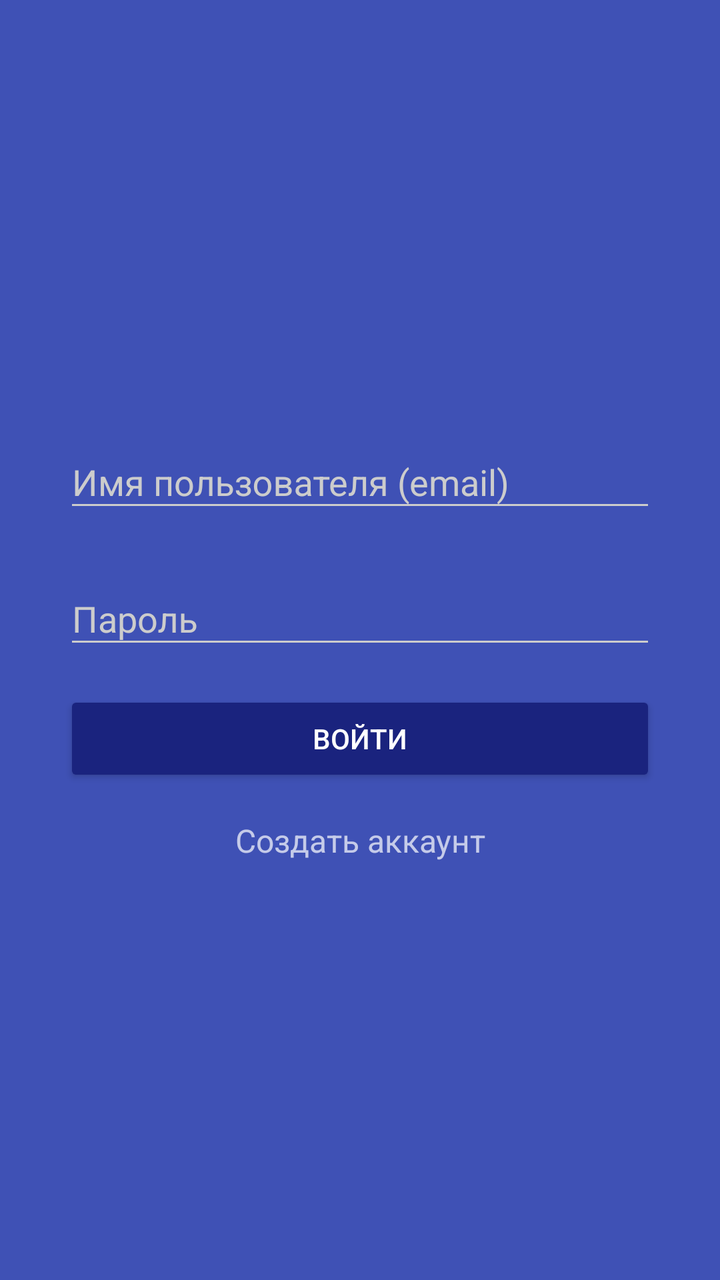
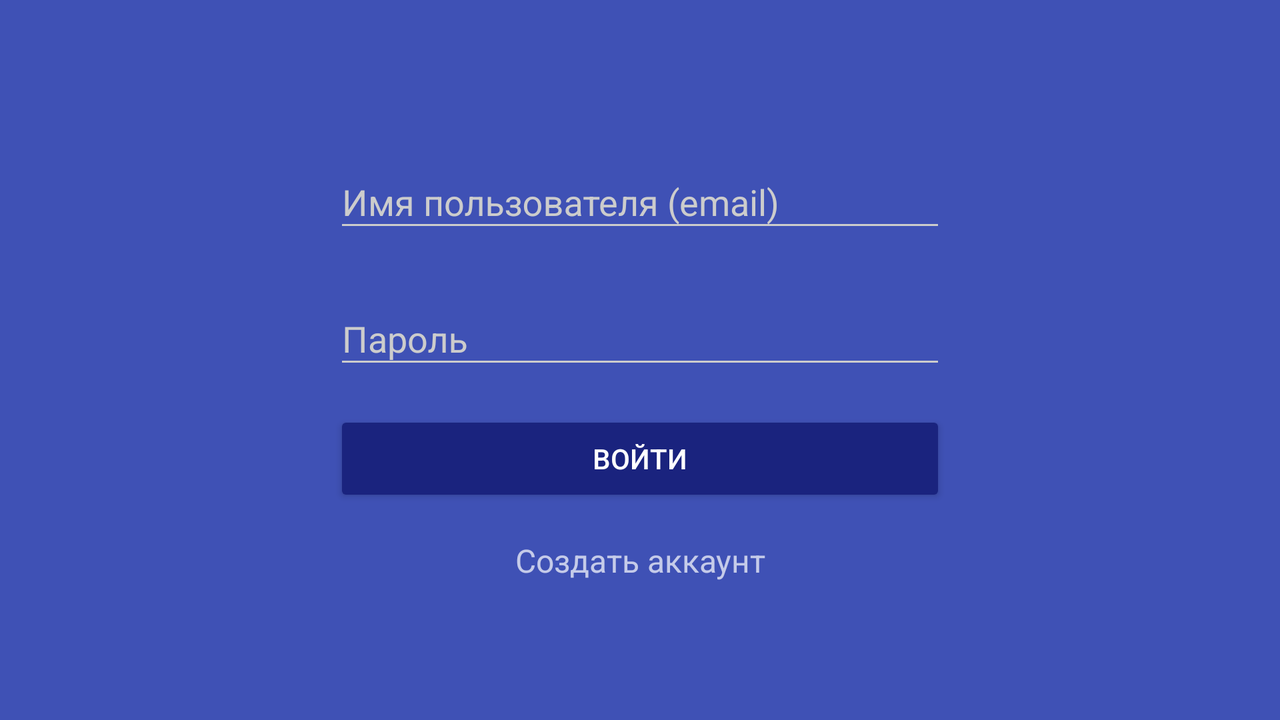

Two renders of one Android screen. The first uses the default layout on a phone; the second uses the alternative layout the repository ships for a different screen configuration, on a matching device. The two XML files are below.
<!-- AndroidManifest.xml: activity theme LoginTheme -->
<!-- res/layout/fragment_login.xml -->
<?xml version="1.0" encoding="utf-8"?>
<RelativeLayout xmlns:android="http://schemas.android.com/apk/res/android"
                android:layout_width="match_parent"
                android:fitsSystemWindows="true"
                android:layout_height="match_parent">
    <LinearLayout
        android:layout_width="match_parent"
        android:layout_height="wrap_content"
        android:layout_centerVertical="true"
        android:orientation="vertical"
        android:paddingLeft="@dimen/dimen_2x"
        android:paddingRight="@dimen/dimen_2x"
        >
        <include layout="@layout/layout_login" />
    </LinearLayout>
    <include layout="@layout/progress_bar" />
</RelativeLayout>
<!-- res/layout/layout_login.xml (included above) -->
<?xml version="1.0" encoding="utf-8"?>
<merge xmlns:android="http://schemas.android.com/apk/res/android">
    <android.support.design.widget.TextInputLayout
        android:layout_width="match_parent"
        android:layout_height="wrap_content"
        android:layout_marginBottom="@dimen/dimen_0.5x">

        <EditText
            android:id="@+id/etUsername"
            android:layout_width="match_parent"
            android:layout_height="wrap_content"
            android:hint="@string/user_login"
            android:inputType="textEmailAddress"/>

    </android.support.design.widget.TextInputLayout>

    <android.support.design.widget.TextInputLayout
        android:layout_width="match_parent"
        android:layout_height="wrap_content"
        android:layout_marginTop="@dimen/dimen_0.5x"
        >

        <EditText
            android:id="@+id/etPassword"
            android:layout_width="match_parent"
            android:layout_height="wrap_content"
            android:ems="10"
            android:hint="@string/user_password"
            android:inputType="textPassword"
            />
    </android.support.design.widget.TextInputLayout>

    
    
    
    
    
    
    

    <Button
        android:id="@+id/btnLogin"
        android:layout_width="match_parent"
        android:layout_height="wrap_content"
        android:layout_marginTop="@dimen/dimen_1x"
        android:layout_marginBottom="@dimen/dimen_1x"
        android:text="@string/btn_login"
        />
    <TextView android:id="@+id/link_signup"
              android:layout_width="fill_parent"
              android:layout_height="wrap_content"
              android:text="@string/user_create_account"
              android:gravity="center"
              android:textSize="@dimen/font_medium"/>


</merge>
<!-- res/layout/progress_bar.xml (included above) -->
<?xml version="1.0" encoding="utf-8"?>
<merge xmlns:android="http://schemas.android.com/apk/res/android">
    <ProgressBar
        android:id="@+id/progressBar"
        android:visibility="gone"
        android:layout_width="wrap_content"
        android:layout_height="wrap_content"
        android:layout_centerInParent="true"
        android:indeterminate="true"/>
</merge>
<!-- resources referenced by this layout -->
<resources>
  <dimen name="dimen_0.5x">8dp</dimen>
  <dimen name="dimen_1x">16dp</dimen>
  <dimen name="dimen_2x">32dp</dimen>
  <dimen name="font_medium">16sp</dimen>
  <string name="btn_login">Войти</string>
  <string name="user_create_account">Создать аккаунт</string>
  <string name="user_login">Имя пользователя (email)</string>
  <string name="user_password">Пароль</string>
  <!-- from res/values-v21/ -->
  <style name="LoginTheme" parent="Theme.AppCompat.NoActionBar">
          <item name="colorPrimary">@color/colorPrimary</item>
          <item name="colorPrimaryDark">@color/colorPrimaryDark</item>
          <item name="colorAccent">@color/colorAccent</item>
  
          <item name="android:windowBackground">@color/colorPrimary</item>
  
          <item name="colorControlNormal">@color/iron</item>
          <item name="colorControlActivated">@android:color/white</item>
          <item name="colorControlHighlight">@android:color/white</item>
          <item name="android:textColorHint">@color/iron</item>
  
          <item name="colorButtonNormal">@color/colorPrimaryDarker</item>
          <item name="android:colorButtonNormal">@color/colorPrimaryDarker</item>
  
          <item name="android:windowContentTransitions">true</item>
          <item name="android:windowAllowEnterTransitionOverlap">true</item>
          <item name="android:windowAllowReturnTransitionOverlap">true</item>
          <item name="android:windowSharedElementEnterTransition">@android:transition/move</item>
          <item name="android:windowSharedElementExitTransition">@android:transition/move</item>
      </style>
  <color name="colorPrimary">#3F51B5</color>
  <color name="colorPrimaryDark">#303F9F</color>
  <color name="colorAccent">#FF9800</color>
  <color name="iron">#CCCCCC</color>
  <color name="colorPrimaryDarker">#1A237E</color>
</resources>
<!-- res/layout-land/fragment_login.xml (the repository's variant of the layout above) -->
<!-- drawn on the phone turned sideways -->
<?xml version="1.0" encoding="utf-8"?>
<RelativeLayout xmlns:android="http://schemas.android.com/apk/res/android"
                android:layout_width="match_parent"
                android:fitsSystemWindows="true"
                android:layout_height="match_parent">
    <LinearLayout
        android:layout_width="370dp"
        android:layout_height="wrap_content"
        android:layout_centerVertical="true"
        android:layout_centerHorizontal="true"
        android:orientation="vertical"
        android:paddingLeft="@dimen/dimen_2x"
        android:paddingRight="@dimen/dimen_2x"
        >
        <include layout="@layout/layout_login" />
    </LinearLayout>
    <include layout="@layout/progress_bar" />
</RelativeLayout>
